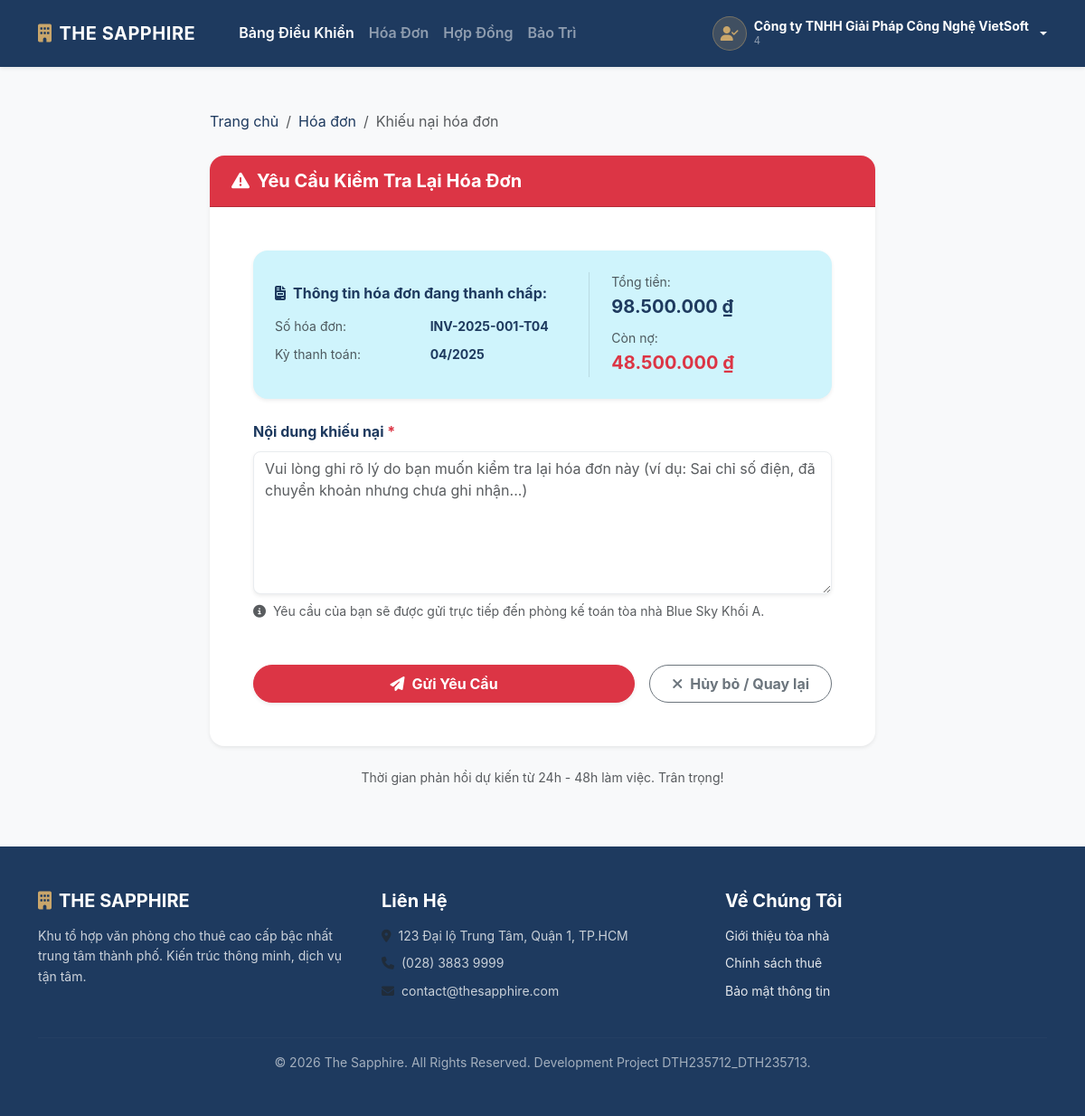
Screenshot of /modules/tenant/tranh_chap.php?soHoaDon=INV-2025-001-T04 (signed in) with the database file from the repository.
### tables this page shows
CREATE TABLE HOA_DON (
    soHoaDon VARCHAR(50) PRIMARY KEY,
    soHopDong VARCHAR(50) NOT NULL,
    thang INT NOT NULL,
    nam INT NOT NULL,
    tongTien DECIMAL(15,2) DEFAULT 0.00,
    soTienDaNop DECIMAL(15,2) DEFAULT 0.00,
    soTienConNo DECIMAL(15,2) DEFAULT 0.00,
    trangThai VARCHAR(20) NOT NULL DEFAULT 'ConNo' COMMENT 'ConNo | DaThuMotPhan | DaThu | Void | Huy',
    kyThanhToan VARCHAR(20) NOT NULL COMMENT 'Dinh dang MM/YYYY',
    lyDo TEXT NULL,
    maNV VARCHAR(50) NULL,
    loaiHoaDon VARCHAR(20) DEFAULT 'Chinh' COMMENT 'Chinh | CreditNote',
    ngayLap DATETIME DEFAULT CURRENT_TIMESTAMP,
    created_at DATETIME DEFAULT CURRENT_TIMESTAMP,
    deleted_at DATETIME DEFAULT NULL,
    CONSTRAINT fk_hoa_don_hd FOREIGN KEY (soHopDong) REFERENCES HOP_DONG(soHopDong),
    CONSTRAINT fk_hd_nv FOREIGN KEY (maNV) REFERENCES NHAN_VIEN(maNV)
);

### includes/common/functions.php (called while the page is built, shortened)
<?php
function e($chuoi): string
{
    return htmlspecialchars((string)$chuoi, ENT_QUOTES, 'UTF-8');
}

### modules/tenant/tranh_chap.php (the view, shortened to what this page needs)
<?php
require_once __DIR__ . '/../../includes/common/functions.php';
$pdo = Database::getInstance()->getConnection();
$maKH = $_SESSION['user_id'];
$soHoaDon = $_GET['soHoaDon'] ?? ($_POST['soHoaDon'] ?? '');
$stmtCheck = $pdo->prepare("
    SELECT hd.soHoaDon, hd.tongTien, hd.soTienConNo, hd.kyThanhToan
    FROM HOA_DON hd
    JOIN HOP_DONG hp ON hd.soHopDong = hp.soHopDong
    WHERE hd.soHoaDon = ? AND hp.maKH = ? AND hp.deleted_at IS NULL
");
$stmtCheck->execute([$soHoaDon, $maKH]);
$hoaDonInfo = $stmtCheck->fetch(PDO::FETCH_ASSOC);
require_once __DIR__ . '/../../includes/tenant/header.php';
?>
<div class="container py-5">
    <div class="row">
        <div class="col-md-8 mx-auto">
            <nav aria-label="breadcrumb" class="mb-4">
                <ol class="breadcrumb">
                    <li class="breadcrumb-item"><a href="dashboard.php" class="text-navy text-decoration-none">Trang chủ</a></li>
                    <li class="breadcrumb-item"><a href="hoa_don.php" class="text-navy text-decoration-none">Hóa đơn</a></li>
                    <li class="breadcrumb-item active" aria-current="page">Khiếu nại hóa đơn</li>
                </ol>
            </nav>
            <div class="card shadow-sm border-0 rounded-4 overflow-hidden">
                <div class="card-header bg-danger py-3 px-4">
                    <h5 class="mb-0 fw-bold text-white">
                        <i class="fa-solid fa-triangle-exclamation me-2"></i>Yêu Cầu Kiểm Tra Lại Hóa Đơn
                    </h5>
                </div>
                <div class="card-body p-4 p-lg-5">
                    <div class="alert alert-info border-0 rounded-4 mb-4 p-4 shadow-sm">
                        <div class="row align-items-center">
                            <div class="col-md-7">
                                <h6 class="fw-bold text-navy mb-3"><i class="fa-solid fa-file-invoice me-2"></i>Thông tin hóa đơn đang thanh chấp:</h6>
                                <div class="row g-2 small">
                                    <div class="col-6 text-muted">Số hóa đơn:</div>
                                    <div class="col-6 fw-bold text-navy"><?php echo e($hoaDonInfo['soHoaDon']); ?></div>
                                    <div class="col-6 text-muted">Kỳ thanh toán:</div>
                                    <div class="col-6 fw-bold text-navy"><?php echo e($hoaDonInfo['kyThanhToan']); ?></div>
                                </div>
                            </div>
                            <div class="col-md-5 border-start-md ps-md-4 mt-3 mt-md-0">
                                <div class="mb-2">
                                    <span class="small text-muted d-block">Tổng tiền:</span>
                                    <span class="fs-5 fw-bold text-navy"><?php echo number_format($hoaDonInfo['tongTien'], 0, ',', '.'); ?> ₫</span>
                                </div>
                                <div>
                                    <span class="small text-muted d-block">Còn nợ:</span>
                                    <span class="fs-5 fw-bold text-danger"><?php echo number_format($hoaDonInfo['soTienConNo'], 0, ',', '.'); ?> ₫</span>
                                </div>
                            </div>
                        </div>
                    </div>
                    <form action="" method="POST">
                        <div class="mb-4">
                            <label for="noiDung" class="form-label fw-bold text-navy mb-2">Nội dung khiếu nại <span class="text-danger">*</span></label>
                            <textarea
                                class="form-control rounded-3 border-light-subtle shadow-sm"
                                id="noiDung"
                                name="noiDung"
                                rows="6"
                                required
                                placeholder="Vui lòng ghi rõ lý do bạn muốn kiểm tra lại hóa đơn này (ví dụ: Sai chỉ số điện, đã chuyển khoản nhưng chưa ghi nhận...)"
                            ></textarea>
                            <div class="form-text mt-2">
                                <i class="fa-solid fa-circle-info me-1"></i> Yêu cầu của bạn sẽ được gửi trực tiếp đến phòng kế toán tòa nhà Blue Sky Khối A.
                            </div>
                        </div>
                        <div class="d-flex gap-3 mt-5">
                            <button type="submit" class="btn btn-danger py-2 px-4 rounded-pill fw-bold shadow-sm flex-grow-1">
                                <i class="fa-solid fa-paper-plane me-2"></i>Gửi Yêu Cầu
                            </button>
                            <a href="hoa_don.php" class="btn btn-outline-secondary py-2 px-4 rounded-pill fw-bold">
                                <i class="fa-solid fa-xmark me-2"></i>Hủy bỏ / Quay lại
                            </a>
                        </div>
                    </form>
                </div>
            </div>
            <div class="text-center mt-4 text-muted small">
                <p>Thời gian phản hồi dự kiến từ 24h - 48h làm việc. Trân trọng!</p>
            </div>
        </div>
    </div>
</div>
<?php require_once __DIR__ . '/../../includes/tenant/footer.php'; ?>

### assets/css/style.css (style rules this page uses)
:root { --color-primary: #1e3a5f; --color-accent: #c9a66b; --color-background: #f4f7f9; --color-text: #1f2a44; --color-white: #ffffff; --color-success-bg: #d4edda; --color-success-text: #155724; --color-danger-bg: #f8d7da; --color-danger-text: #721c24; --color-warning-bg: #fff3cd; --color-warning-text: #e65c00; --shadow-soft: 0 4px 15px rgba(0, 0, 0, 0.05); --transition-base: all 0.3s ease-in-out; }
body { background-color: var(--color-background); color: var(--color-text); font-family: 'Inter', -apple-system, BlinkMacSystemFont, "Segoe UI", Roboto, sans-serif; line-height: 1.6; }

### includes/tenant/header.php (style rules this page uses)
body { background-color: #f4f7f9; }
.text-navy { color: #1e3a5f; }
.rounded-4 { border-radius: 1rem !important; }
.card { border: none; }

### modules/tenant/tranh_chap.php (style rules this page uses)
@media (min-width: 768px) { .border-start-md { border-left: 1px solid rgba(0,0,0,0.1) !important; } }

### rows the page displays
hoa_don: soHoaDon "INV-2025-001-T04", kyThanhToan "04/2025", tongTien "98.500.000", soTienConNo "48.500.000"

### other values shown
$_SESSION['ten_user'] "Công ty TNHH Giải Pháp Công Nghệ VietSoft"
$_SESSION['user_role'] "4"
